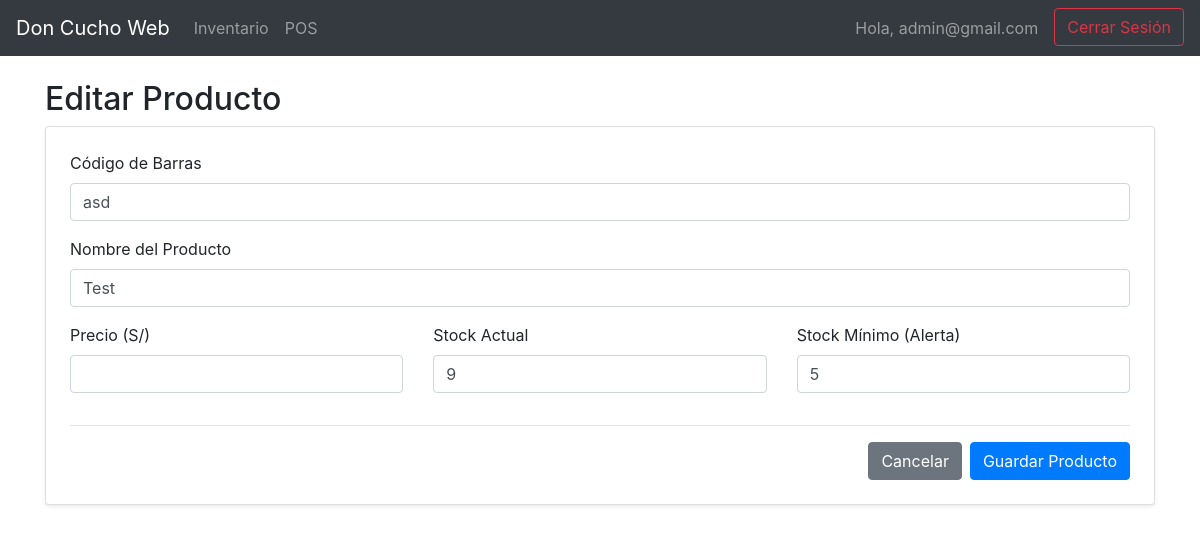
Page /inventario/editar/1/ (signed in) on the earlier database version.
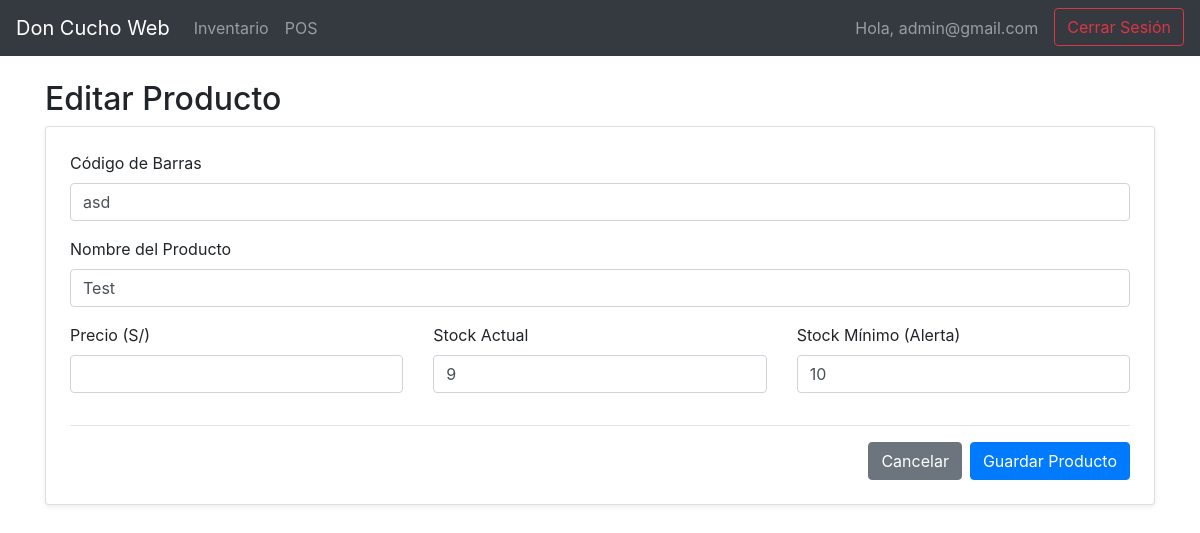
Same page on the later database version.
### inventario/models.py (models this page shows, shortened)
class Producto(models.Model):
    codigo = models.CharField(max_length=50, unique=True, verbose_name="Código de Barras")
    nombre = models.CharField(max_length=200, verbose_name="Nombre del Producto")
    precio = models.DecimalField(max_digits=10, decimal_places=2, verbose_name="Precio (S/)")
    stock = models.IntegerField(default=0, verbose_name="Stock Disponible")
    stock_minimo = models.IntegerField(default=5, verbose_name="Stock Mínimo de Alerta")
    class Meta:
        verbose_name = "Producto"
        verbose_name_plural = "Productos"
        ordering = ['nombre']

### inventario/views.py (the view, shortened to what this page needs)
# urls.py: path('inventario/editar/<int:id>/', views.inventario_editar, name='inventario_editar'),
@login_required
@admin_required
def inventario_editar(request, id):
    producto = get_object_or_404(Producto, id=id)
    context = {
        'producto': producto
    }
    return render(request, 'inventario/inventario_form.html', context)

### inventario/views.py (called while the page is built)
def admin_required(view_func):
    @wraps(view_func)
    def _wrapped_view(request, *args, **kwargs):
        if not request.user.is_staff:
            return redirect('index')
        return view_func(request, *args, **kwargs)
    return _wrapped_view

### inventario/templates/inventario/inventario_form.html (shortened to what this page needs)
{% extends 'base.html' %}
{% block content %}
<h2>{% if producto %}Editar{% else %}Crear Nuevo{% endif %} Producto</h2>
<form method="POST" class="card shadow-sm p-4">
    <div class="form-group">
        <label for="codigo">Código de Barras</label>
        <input type="text" class="form-control" id="codigo" name="codigo" value="{{ producto.codigo|default:'' }}" required>
    </div>
    <div class="form-group">
        <label for="nombre">Nombre del Producto</label>
        <input type="text" class="form-control" id="nombre" name="nombre" value="{{ producto.nombre|default:'' }}" required>
    </div>
    <div class="row">
        <div class="col-md-4">
            <div class="form-group">
                <label for="precio">Precio (S/)</label>
                <input type="number" step="0.01" class="form-control" id="precio" name="precio" value="{{ producto.precio|default:'' }}" required>
            </div>
        </div>
        <div class="col-md-4">
            <div class="form-group">
                <label for="stock">Stock Actual</label>
                <input type="number" class="form-control" id="stock" name="stock" value="{{ producto.stock|default:'' }}" required>
            </div>
        </div>
        <div class="col-md-4">
            <div class="form-group">
                <label for="stock_minimo">Stock Mínimo (Alerta)</label>
                <input type="number" class="form-control" id="stock_minimo" name="stock_minimo" value="{{ producto.stock_minimo|default:5 }}" required>
            </div>
        </div>
    </div>
    <hr>
    <div class="d-flex justify-content-end">
        <a href="{% url 'gestion_inventario' %}" class="btn btn-secondary mr-2">Cancelar</a>
        <button type="submit" class="btn btn-primary">Guardar Producto</button>
    </div>
</form>
{% endblock %}

Differences in the rows shown:
changed Producto "asd": stock_minimo "5" → "10"
